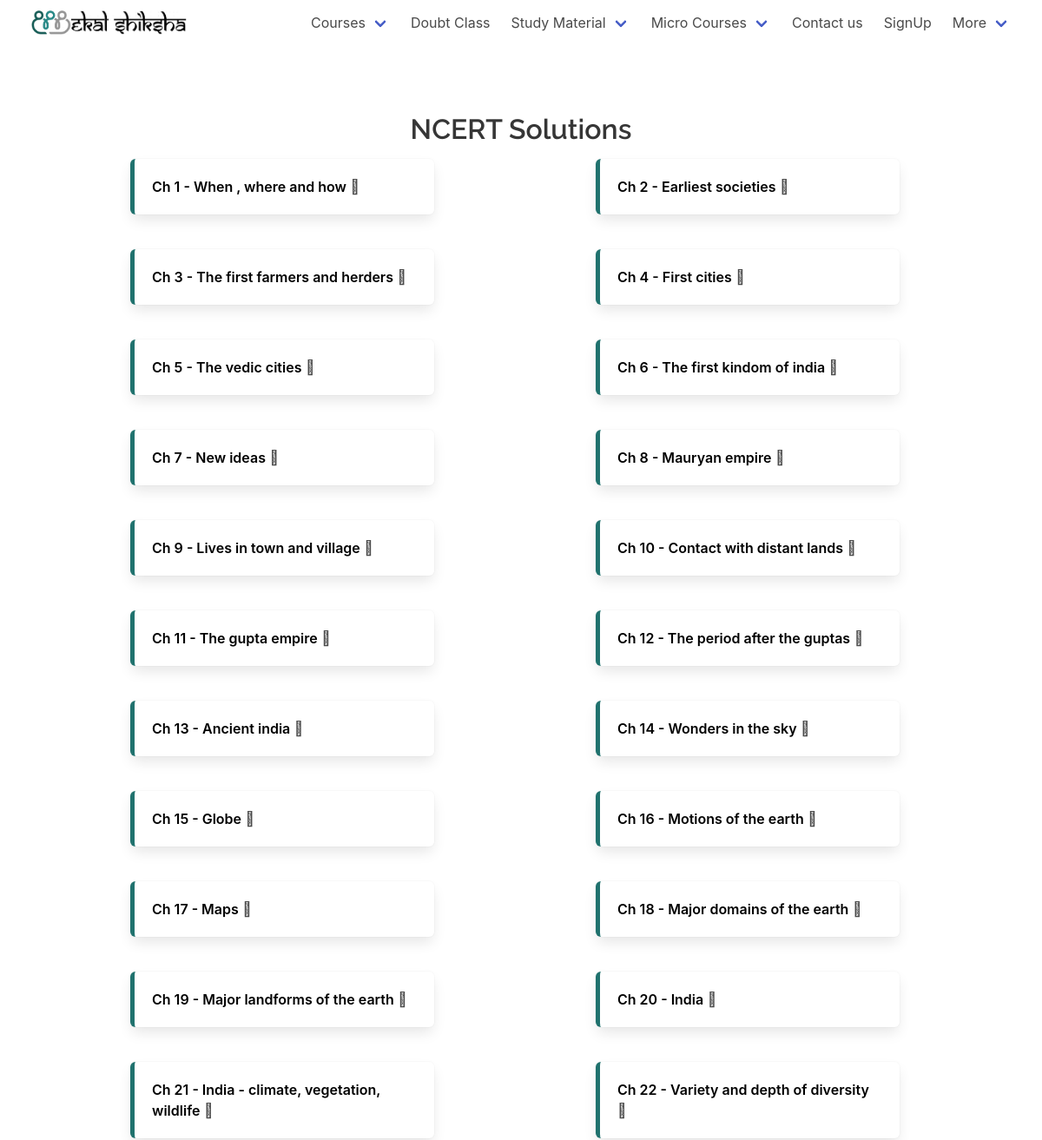
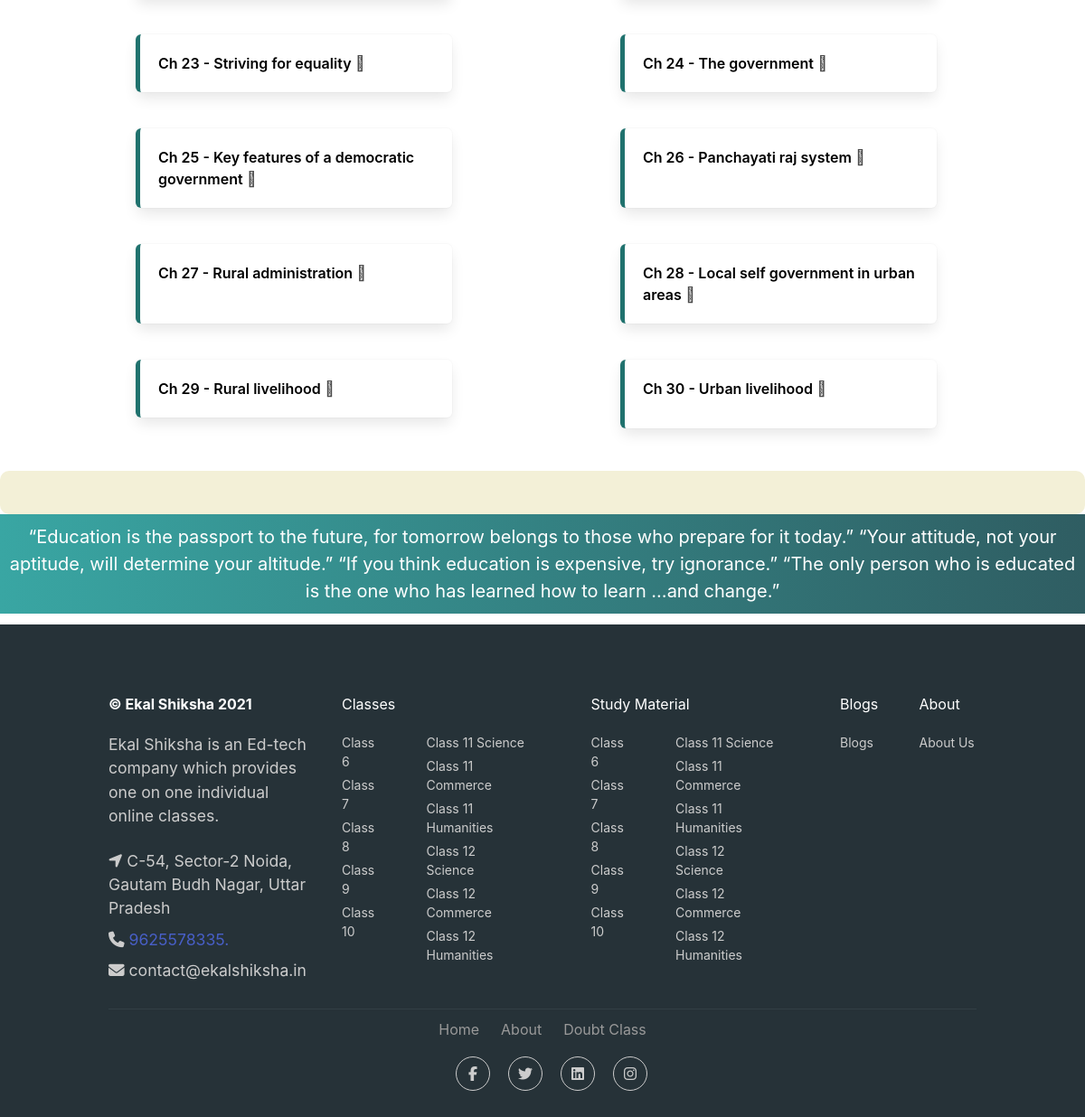
Page /NCERT_solution/chapter/6sst/ on the committed database (2 pictures, top to bottom).
### webpages/models.py (models this page shows, shortened)
class chap(models.Model,):
    subject=models.ForeignKey(subject,to_field='sub',on_delete=models.CASCADE)
    img_url=models.CharField(max_length=500,default='abc')
    mock_desc=models.CharField(max_length=8000,default='abc')
    ass_desc=models.CharField(max_length=8000,default='abc')
    book_desc=models.CharField(max_length=8000,default='abc')
    sol_desc=models.CharField(max_length=8000,default='abc')
    chap_name=models.CharField(max_length=100)
    Book_url=models.CharField(max_length=500,default='abc')
    Sol_url=models.CharField(max_length=500,default='abc')
    Mock_url=models.CharField(max_length=500,default='abc')
    Ass_url=models.CharField(max_length=500,default='abc')

### webpages/views.py (the view)
# urls.py: url(r'^NCERT_book/chapter/(?P<Grade_Id>\w+)/$', views.chapter, name='chapter'),
def chapter(request,Grade_Id):
    r=str(request)
    l=r.split('/')
    event_list = subject.objects.get(sub=Grade_Id)
    print(event_list)
    event_list1 = chap.objects.filter(subject_id=event_list)
    l=str(l[1]).split('_')
    if len(l)>1:
        context={'object':event_list1,'obc':l[1].capitalize()+'s'}
    elif len(l)==1:
        context={'object':event_list1,'obc':l[0].capitalize()+'s'}
    print(context['obc'])
    return render(request,'chapter.html',context)

### webpages/models.py (called while the page is built)
    def __str__(self):
        return str(self.sub)

### templates/chapter.html (shortened to what this page needs)
<!DOCTYPE html>
{% load static %}
<html lang="en">
<head>
  <link rel="stylesheet" href="{% static 'webpages/chapter.css' %}">
  <link rel="stylesheet" href="{% static 'webpages/style.css' %}">
  <link rel="stylesheet" href="https://pro.fontawesome.com/releases/v5.10.0/css/duotone.css" />
  <link rel="stylesheet" href="https://cdn.jsdelivr.net/npm/bulma@0.9.3/css/bulma.min.css">
  <link rel="stylesheet" href="https://pro.fontawesome.com/releases/v5.10.0/css/fontawesome.css" />
</head>
<body>
  <nav class="navbar px-5 is-fixed-top" role="navigation" aria-label="main navigation">
    <div class="navbar-brand">
      <a class="navbar-item" href="{% url 'index' %}">
         <img alt="ekal shiksha logo" src="{% static 'webpages/images/Logo head.jpeg' %}">
         <img alt="ekal shiksha" src="{% static 'webpages/images/Logo font.jpeg' %}">
      </a>
    </div>
    <div id="navbar" class="navbar-menu">
      <div class="navbar-end">
        <div class="navbar-item has-dropdown is-hoverable" id="navbarDropdown">
          <a class="navbar-link">
            Courses
          </a>
        </div>
        <a href="{% url 'Doubt' %}" class="navbar-item">Doubt Class</a>
        <div class="navbar-item has-dropdown is-hoverable" id="navbarDropdown">
          <a class="navbar-link">
            Study Material
          </a>
        </div>
            <div class="navbar-item has-dropdown is-hoverable" id="navbarDropdown">
              <a class="navbar-link">
                Micro Courses
              </a>
            </div>
        <a href="{% url 'contact' %}" class="navbar-item">Contact us</a>
        <a href="https://web.studentekalshiksha.in" class="navbar-item">SignUp</a>
        <div class="navbar-item has-dropdown is-hoverable" id="navbarDropdown">
          <a class="navbar-link">
            More
          </a>
        </div>
      </div>
    </div>
  </nav>
  <div class="">
    <p style="color:#fff;">.</p>
    <p style="color:#fff;">.</p>
    <p style="color:#fff;">.</p>
    <p style="color:#fff;">.</p>
  </div>
      {% if 'Book' in obc %}
      <section class="solutions2">
        <h2 class="title2 is-center" style="text-align: center;overflow:hidden;">NCERT {{obc}} </h2>
        <div class="boxes">
        {% for i in object %}
        <div class="box">
        <a href="{{i.Book_url}}">{{i.chap_name}}</a>
        <i class="fad fa-angle-right"></i>
      </div>
      {% endfor %}
    </div>
  </section>
      {% elif 'Sol' in obc %}
      <section class="solutions2">
        <h2 class="title2 is-center" style="text-align: center;overflow:hidden;">NCERT {{obc}} </h2>
        <div class="boxes">
        {% for i in object %}
        <div class="box">
        <a href="{{i.Sol_url}}">{{i.chap_name}}</a>
        <i class="fad fa-angle-right"></i>
      </div>
      {% endfor %}
    </div>
  </section>
      {% endif %}
    <div class="chapter-description">
    </div>
  <marquee style="background: linear-gradient(to right, #39A6A3, #2F5D62); margin-top: 0;" direction="left" onmouseover="this.stop()" onmouseout="this.start()" scrollamount="6">
    <div class="marqu">“Education is the passport to the future, for tomorrow belongs to those who prepare for it today.”
      “Your attitude, not your aptitude, will determine your altitude.” “If you think education is expensive, try ignorance.” “The
      only person who is educated is the one who has learned how to learn …and change.”</div>
  </marquee>
  <footer style="padding:3%;margin-top: 1%; ">
    <div class="container bottom_border">
      <div class="columns">
        <div class="column is-3 mr-3">
          <h5 class="headin5_amrc col_white_amrc pt2"><strong class="has-text-white">&#169; Ekal Shiksha 2021</strong></h5>
          <p class="mb10">Ekal Shiksha is an Ed-tech company which provides one on one individual online classes.</p>
          <p><i class="fa fa-location-arrow"></i> C-54, Sector-2 Noida, Gautam Budh Nagar, Uttar Pradesh </p>
          <p><i class="fa fa-phone"></i> <a href="tel:9625578335"> 9625578335.</a> </p>
          <a href="mailto:contact@ekalshiksha.in">
            <p><i class="fa fa fa-envelope"></i> contact@ekalshiksha.in </p>
          </a>
        </div>
        <div class="column nav-column is-4">
          <h5 class="headin5_amrc col_white_amrc pt2">Classes</h5>
          <ul class="footer_ul_amrc is-flex">
            <div class="pr-6">
              <li><a href="/6th/">Class 6</a></li>
              <li><a href="/7th/">Class 7</a></li>
              <li><a href="/8th/">Class 8</a></li>
              <li><a href="/9th/">Class 9</a></li>
              <li><a href="/10th/">Class 10</a></li>
            </div>
            <div class="pr-6">
              <li><a href="/Science/11th/">Class 11 Science</a></li>
              <li><a href="/Commerce/11th/">Class 11 Commerce</a></li>
              <li><a href="/Humanities/11th/">Class 11 Humanities</a></li>
              <li><a href="/Science/11th/">Class 12 Science</a></li>
              <li><a href="/Commerce/12th/">Class 12 Commerce</a></li>
              <li><a href="/Humanities/12th/">Class 12 Humanities</a></li>
            </div>
          </ul>
        </div>
        <div class="column nav-column is-4">
          <h5 class="headin5_amrc col_white_amrc pt2">Study Material</h5>
          <ul class="footer_ul_amrc is-flex">
            <div class="pr-6">
              <li><a href="https://on-app.in/app/home?orgCode=uhmmr">Class 6</a></li>
              <li><a href="https://on-app.in/app/home?orgCode=uhmmr">Class 7</a></li>
              <li><a href="https://on-app.in/app/home?orgCode=uhmmr">Class 8</a></li>
              <li><a href="https://on-app.in/app/home?orgCode=uhmmr">Class 9</a></li>
              <li><a href="https://on-app.in/app/home?orgCode=uhmmr">Class 10</a></li>
            </div>
            <div class="pr-6">
              <li><a href="https://on-app.in/app/home?orgCode=uhmmr">Class 11 Science</a></li>
              <li><a href="https://on-app.in/app/home?orgCode=uhmmr">Class 11 Commerce</a></li>
              <li><a href="https://on-app.in/app/home?orgCode=uhmmr">Class 11 Humanities</a></li>
              <li><a href="https://on-app.in/app/home?orgCode=uhmmr">Class 12 Science</a></li>
              <li><a href="https://on-app.in/app/home?orgCode=uhmmr">Class 12 Commerce</a></li>
              <li><a href="https://on-app.in/app/home?orgCode=uhmmr">Class 12 Humanities</a></li>
            </div>
          </ul>
        </div>
        <div class="column">
          <h5 class="headin5_amrc col_white_amrc pt2">Blogs</h5>
          <ul class="footer_ul_amrc">
            <li><a href="/blogs/">Blogs</a></li>
          </ul>
        </div>
        <div class="column">
          <h5 class="headin5_amrc col_white_amrc pt2"> About</h5>
          <ul class="footer_ul_amrc">
            <li><a href="/AboutUs/">About Us</a></li>
          </ul>
        </div>
      </div>
    </div>
    <div class="container">
      <ul class="foote_bottom_ul_amrc is-flex-mobile is-flex-wrap-wrap">
        <li><a href="{% url 'index' %}">Home</a></li>
        <li><a href="/AboutUs/">About</a></li>
        <li><a href="/Doubts/">Doubt Class</a></li>
      </ul>
      <ul class="social_footer_ul">
        <li><a href="https://www.facebook.com/ekalshiksha/"><i class="fab fa-facebook-f"></i></a></li>
        <li><a href="https://twitter.com/ekalshiksha?lang=en"><i class="fab fa-twitter"></i></a></li>
        <li><a href="https://in.linkedin.com/company/ekal-shiksha"><i class="fab fa-linkedin"></i></a></li>
        <li><a href="https://www.instagram.com/ekal_shiksha/?hl=en"><i class="fab fa-instagram"></i></a></li>
      </ul>
    </div>
  </footer>
</body>
</html>

### static/webpages/chapter.css (style rules this page uses)
* { margin: 0; padding: 0; box-sizing: border-box; }
.title2 { color: #363636; font-size: 2rem; font-weight: 600; line-height: 1.125 }
.chapter-description { width: auto; background: #F3F0D7; border-radius: 10px; padding: 4%; padding-top: 2%; padding-bottom: 2%; }
.col_white_amrc { color:#FFF; }
footer { width:100%; background-color:#263238; min-height:250px; padding:10px 0px 25px 0px ; }
.pt2 { padding-top:40px ; margin-bottom:20px ; }
footer p { font-size:13px; color:#CCC; padding-bottom:0px; margin-bottom:8px; }
.mb10 { padding-bottom:15px ; }
.footer_ul_amrc { margin:0px ; list-style-type:none ; font-size:14px; padding:0px 0px 10px 0px ; }
.footer_ul_amrc li { padding:0px 0px 5px 0px; }
.footer_ul_amrc li a { color:#CCC; }
.bottom_border { border-bottom:1px solid #323f45; padding-bottom:20px; }
.foote_bottom_ul_amrc { list-style-type:none; padding:0px; display:table; margin-top: 10px; margin-right: auto; margin-bottom: 10px; margin-left: auto; }
.foote_bottom_ul_amrc li { display:inline; }
.foote_bottom_ul_amrc li a { color:#999; margin:0 12px; }
.social_footer_ul { display:table; margin:15px auto 0 auto; list-style-type:none; }
.social_footer_ul li { padding-left:20px; padding-top:10px; float:left; }
.social_footer_ul li a { color:#CCC; border:1px solid #CCC; padding:8px;border-radius:50%; }
.social_footer_ul li i { width:20px; height:20px; text-align:center; }
.marqu { text-align: center; justify-content: center; color: #fff; font-size: 20px; padding: 10px; }
.boxes { justify-content: space-between; display: flex; flex-wrap: wrap; }
.box { padding: 22px 0 22px 18px; margin-top: 1rem; margin-bottom: 12px; margin-right: 14px; justify-content: space-between; display: flex; border-radius: 5px; border-left: 5px solid #20726e; width: 350px; box-shadow: 0 2px 5px 0 rgb(0 0 0 / 15%); }
.box a { font-weight: 600; text-decoration: none; color: black; }
.box i { width: 20px; height: 20px; }
section { width: 75%; margin: 35px auto; }

### static/webpages/style.css (style rules this page uses)
body { font-family: "Work Sans", sans-serif; }
h1, h2 { font-family: "Raleway", sans-serif; }
.title a, strong { display: inline; }
.nav-column { width: 28% !important; }
.columns { height: auto; }
.columns p { font-size: 1rem; }
.columns p { font-size: 1.1rem; }
.col_white_amrc { color: #FFF; }
footer { width: 100%; background-color: #263238; min-height: 250px; padding: 10px 0px 25px 0px; }
.pt2 { padding-top: 40px; margin-bottom: 20px; }
footer p { font-size: 13px; color: #CCC; padding-bottom: 0px; margin-bottom: 8px; }
.mb10 { padding-bottom: 15px; }
.footer_ul_amrc { margin: 0px; list-style-type: none; font-size: 14px; padding: 0px 0px 10px 0px; }
.footer_ul_amrc li { padding: 0px 0px 5px 0px; }
.footer_ul_amrc li a { color: #CCC; }
.bottom_border { border-bottom: 1px solid #323f45; padding-bottom: 20px; }
.foote_bottom_ul_amrc { list-style-type: none; padding: 0px; display: table; margin-top: 10px; margin-right: auto; margin-bottom: 10px; margin-left: auto; }
.foote_bottom_ul_amrc li { display: inline; }
.foote_bottom_ul_amrc li a { color: #999; margin: 0 12px; }
.social_footer_ul { display: table; margin: 15px auto 0 auto; list-style-type: none; }
.social_footer_ul li { padding-left: 20px; padding-top: 10px; float: left; }
.social_footer_ul li a { color: #CCC; border: 1px solid #CCC; padding: 8px; border-radius: 50%; }
.social_footer_ul li i { width: 20px; height: 20px; text-align: center; }
*, *:before, *:after { box-sizing: border-box; }
.navbar-link { width: fit-content; }

### rows in the picture
chap: chap_name "Ch 1 - When , where and how"
chap: chap_name "Ch 2 - Earliest societies"
chap: chap_name "Ch 3 - The first farmers and herders"
chap: chap_name "Ch 4 - First cities"
chap: chap_name "Ch 5 - The vedic cities"
chap: chap_name "Ch 6 - The first kindom of india"
chap: chap_name "Ch 7 - New ideas"
chap: chap_name "Ch 8 - Mauryan empire"
chap: chap_name "Ch 9 - Lives in town and village"
chap: chap_name "Ch 10 - Contact with distant lands"
chap: chap_name "Ch 11 - The gupta empire"
chap: chap_name "Ch 12 - The period after the guptas"
chap: chap_name "Ch 13 - Ancient india"
chap: chap_name "Ch 14 - Wonders in the sky"
chap: chap_name "Ch 15 - Globe"
chap: chap_name "Ch 16 - Motions of the earth"
chap: chap_name "Ch 17 - Maps"
chap: chap_name "Ch 18 - Major domains of the earth"
chap: chap_name "Ch 19 - Major landforms of the earth"
chap: chap_name "Ch 20 - India"
chap: chap_name "Ch 21 - India - climate, vegetation, wildlife"
chap: chap_name "Ch 22 - Variety and depth of diversity"
chap: chap_name "Ch 23 - Striving for equality"
chap: chap_name "Ch 24 - The government"
chap: chap_name "Ch 25 - Key features of a democratic government"
chap: chap_name "Ch 26 - Panchayati raj system"
chap: chap_name "Ch 27 - Rural administration"
chap: chap_name "Ch 28 - Local self government in urban areas"
chap: chap_name "Ch 29 - Rural livelihood"
chap: chap_name "Ch 30 - Urban livelihood"

### other values in the picture
{{ obc }} "Solutions"
